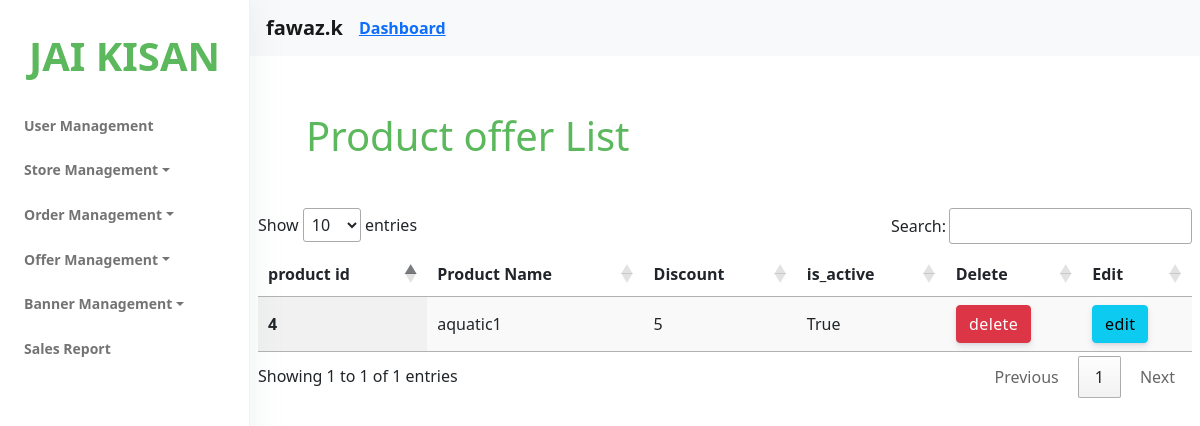
The app's page /adminpanel/product_offer (signed in) with its own data.
### accounts/models.py (models this page shows, shortened)
class Account(AbstractBaseUser):
    first_name = models.CharField(max_length=50)
    last_name = models.CharField(max_length=50)
    username = models.CharField(max_length=50)
    email = models.CharField(max_length=50,unique=True)
    phone_number=models.CharField(('mobile number'), max_length=20, unique=True)
    profile_img = models.ImageField( null=True, blank=True, upload_to='userprofile')
    city = models.CharField(max_length=50,null=True)
    state = models.CharField(max_length=50,null=True)
    date_joined = models.DateTimeField(auto_now_add=True)
    last_login = models.DateTimeField(auto_now_add=True)
    is_admin = models.BooleanField(default=False)
    is_staff = models.BooleanField(default=False)
    is_active = models.BooleanField(default=True)
    is_superadmin = models.BooleanField(default=False)
    USERNAME_FIELD ='email'
    REQUIRED_FIELDS = ['first_name','last_name','username','phone_number']
    objects = MyAccountManager()

### offer/models.py (models this page shows, shortened)
class ProductOffer(models.Model):
    product = models.OneToOneField('store.Product', on_delete=models.CASCADE)
    discount_offer = models.PositiveIntegerField(help_text='Offer in percentage')
    is_active = models.BooleanField(default=True)

### store/models.py (models this page shows, shortened)
class Product(models.Model):
    product_name  = models.CharField(max_length=200, unique=True)
    slug          = models.SlugField(max_length=200, unique=True)
    description   = models.TextField(max_length=200,blank=True)
    price         = models.IntegerField(null=True)
    tax           = models.IntegerField(null=True)
    images_one    = models.ImageField(upload_to='images/products',blank=True)
    images_two    = models.ImageField(upload_to='images/products',blank=True)
    images_three  = models.ImageField(upload_to='images/products',blank=True)
    stock         = models.IntegerField()
    is_available  = models.BooleanField(default=True)
    p_category    = models.ForeignKey(category,on_delete=models.CASCADE)
    create_date   = models.DateTimeField(auto_now_add=True)
    modified_date = models.DateTimeField(auto_now=True)

### admin_panel/views.py (the view)
# urls.py: path('product_offer',views.product_offer,name='product_offer'),
@staff_member_required(login_url='adminpanel')
def product_offer(request):
    productoffer=ProductOffer.objects.all()
    context={
        'productoffer':productoffer,
    }
    return render(request,'adminpanel/product_offer.html',context)

### cart/context_processors.py (called while the page is built, shortened)
def counter(request):
    cart_count = 0
    if 'admin' in request.path:
        return{}
    return dict(cart_count=cart_count)

### category/context_processors.py (called while the page is built)
def menu_links(request):
    links = category.objects.all()
    return dict(links=links)

### templates/adminpanel/product_offer.html (shortened to what this page needs)
{% load static %}
{% include 'adminpanel/nav.html' %}
<!DOCTYPE html>
<html lang="en">
<head>
    <link rel="stylesheet" href="https://cdn.jsdelivr.net/npm/bootstrap@5.0.0-beta1/dist/css/bootstrap.min.css">
    <link rel="stylesheet" type="text/css" href="https://cdn.datatables.net/1.11.3/css/jquery.dataTables.css">
</head>
<body>
    <div class="header ">
        <div class="align-items-">
            <div class="px-2 col-lg-12 col-7">
                <div class="table-responsive">
                    <div>
                        <h1 style="color:#5cb85c" class="m-5">Product offer List</h1>
                    </div>
                    <table id="table" class="display">
                        <thead>
                            <tr>
                                <th scope="col">product id</th>
                                <th scope="col">Product Name</th>
                                <th scope="col">Discount</th>
                                <th scope="col">is_active</th>
                                <th scope="col">Delete</th>
                                <th scope="col">Edit</th>
                            </tr>
                        </thead>
                        <tbody>
                            {% for x in productoffer %}
                            <tr>
                                <th scope="row">
                                    {{ x.id }}
                                </th>
                                <td>
                                    {{ x.product.product_name }}
                                </td>
                                <td>
                                    {{ x.discount_offer }}
                                </td>
                                <td>
                                    {{ x.is_active }}
                                </td>
                                    <td><a class="btn btn-danger" href="" onclick="deleteproductoffer('{{x.id}}')" data-bs-toggle="modal" data-bs-target="#staticBackdrop" >delete</a></td>
                                    <td><a class="btn btn-info" href="" onclick="editproductoffer('{{x.id}}')" data-bs-toggle="modal" data-bs-target="#staticBackdrop">edit</a></td>
                            </tr>
                            {% endfor %}
                        </tbody>
                    </table>
                </div>
            </div>
        </div>
    </div>
</body>
</html>

### templates/adminpanel/nav.html (shortened to what this page needs)
{% extends 'adminpanel/base.html' %}
{% load static %}
{% block content %}
<nav class="sidenav navbar navbar-vertical  fixed-left  navbar-expand-xs navbar-light bg-white" id="sidenav-main">
    <div class="scrollbar-inner">
        <div class="sidenav-header  align-items-center">
            <a class="navbar-brand" href="javascript:void(0)">
                <h1 style="color: #5cb85c;"><b>JAI KISAN</b></h1>
            </a>
        </div>
        <div class="navbar-inner">
            <div class="collapse navbar-collapse" id="sidenav-collapse-main">
                <ul class="navbar-nav">
                    <li class="nav-item">
                        <a class="nav-link" href="{% url 'user_list' %}">
                            <b >User Management</b>
                        </a>
                </li>
                    <li class="nav-item dropdown">
                        <a class="nav-link dropdown-toggle" href="#" id="navbarDropdown" role="button" data-toggle="dropdown" aria-haspopup="true" aria-expanded="false">
                          <b>Store Management</b>
                        </a>
                      </li>
                      <li class="nav-item dropdown">
                        <a class="nav-link dropdown-toggle" href="#" id="navbarDropdown" role="button" data-toggle="dropdown" aria-haspopup="true" aria-expanded="false">
                          <b>Order Management</b>
                        </a>
                      </li>
                      <li class="nav-item dropdown">
                        <a class="nav-link dropdown-toggle" href="#" id="navbarDropdown" role="button" data-toggle="dropdown" aria-haspopup="true" aria-expanded="false">
                          <b>Offer Management</b>
                        </a>
                      </li>
                      <li class="nav-item dropdown">
                        <a class="nav-link dropdown-toggle" href="#" id="navbarDropdown" role="button" data-toggle="dropdown" aria-haspopup="true" aria-expanded="false">
                          <b>Banner Management</b>
                        </a>
                      </li>
                      <li class="nav-item">
                        <a class="nav-link" href="{% url 'product_sales' %}">
                            <b >Sales Report</b>
                        </a>
                </li>
                </ul>
            </div>
        </div>
    </div>
</nav>
<div class="main-content" id="panel">
    <nav class="navbar navbar-expand-lg navbar-light bg-light">
        <b class="navbar-brand" style="justify-content: end;" >{{ user.username }}</b>
        <a  href="{% url 'admin_dashboard' %}"><b>Dashboard</b></a>
      </nav>
    {% endblock %}

### records on screen
Account: username "fawaz.k"
ProductOffer: id "4", product.product_name "aquatic1", discount_offer "5", is_active "True"
